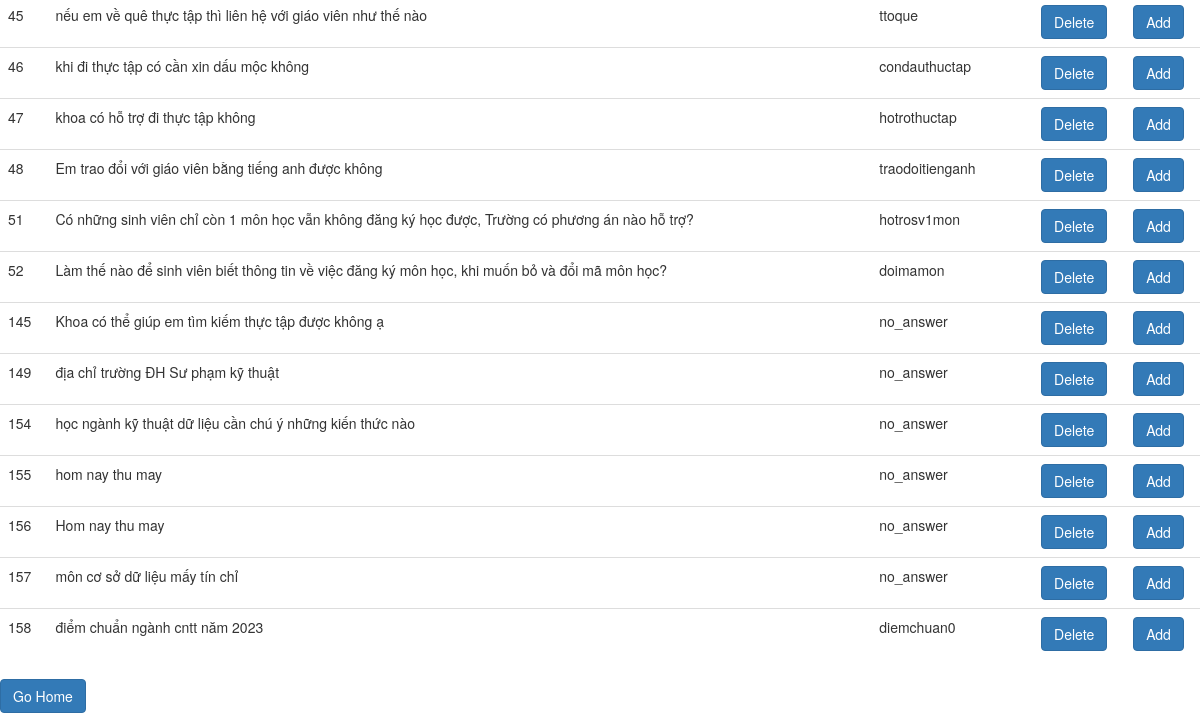
/sql (lower part), run on an earlier commit of the app's database.
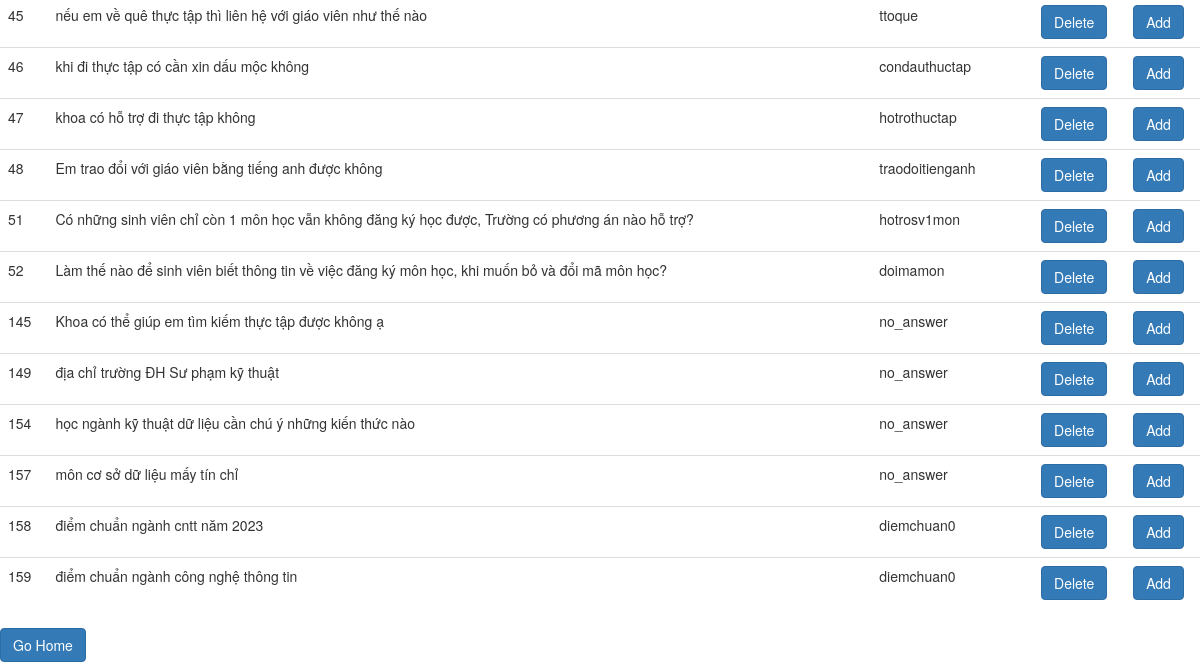
And on a later commit of the database.
### tables this page shows
CREATE TABLE users (
  id INTEGER PRIMARY KEY AUTOINCREMENT,
  question TEXT NOT NULL,
  tag TEXT NOT NULL
);

### app.py (the view)
@app.route("/sql")
def my_sql():
    connection = Sqlite.create_connection("sm_app.sqlite")
    select_users = "SELECT * from users"
    rows=Sqlite.execute_read_query(connection, select_users)
    return render_template("index.html",rows = rows)

### Sqlite.py (called while the page is built)
def create_connection(path):
    connection = None
    try:
        connection = sqlite3.connect(path)
        print("Connection to SQLite DB successful")
    except Error as e:
        print(f"The error '{e}' occurred")
    return connection

def execute_read_query(connection, query):
    cursor = connection.cursor()
    result = None
    try:
        cursor.execute(query)
        connection.commit()
        result = cursor.fetchall()
        return result
    except Error as e:
        print(f"The error '{e}' occurred")

### templates/index.html (shortened to what this page needs)
<!DOCTYPE html>
<html>
<head>
    <link href="http://netdna.bootstrapcdn.com/bootstrap/3.3.6/css/bootstrap.min.css" rel="stylesheet">
</head>
<body>
  <table class="table">
  <tbody>
    {% for row in rows %}
           <tr>
             <td>{{row[0]}}</td>
              <td>{{row[1]}}</td>
              <td>{{row[2]}}</td>
             <td>  <a href="\detele\{{row[0]}}" class="btn btn-primary stretched-link">Delete</a></td>
              <td>  <a href="\add_question\{{row[1]}}" class="btn btn-primary stretched-link">Add</a></td>
           </tr>
        {% endfor %}
  </tbody>
</table>
  <div><a href="\admin" class="btn btn-primary stretched-link">Go Home</a></div>
</body>
</html>

What changed in the data, as far as the page shows it:
removed users: id "155", question "hom nay thu may", tag "no_answer"
removed users: id "156", question "Hom nay thu may", tag "no_answer"
added users: id "159", question "điểm chuẩn ngành công nghệ thông tin", tag "diemchuan0"
